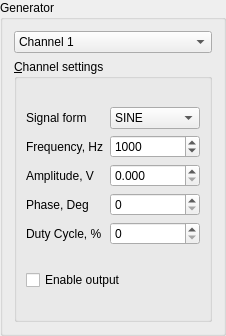
<?xml version="1.0" encoding="UTF-8"?>
<ui version="4.0">
 <class>GeneratorGroupBox</class>
 <widget class="QGroupBox" name="GeneratorGroupBox">
  <property name="geometry">
   <rect>
    <x>0</x>
    <y>0</y>
    <width>219</width>
    <height>336</height>
   </rect>
  </property>
  <property name="windowTitle">
   <string>Generator</string>
  </property>
  <property name="title">
   <string>Generator</string>
  </property>
  <layout class="QVBoxLayout" name="verticalLayout">
   <item>
    <widget class="QComboBox" name="comboBoxChannel">
     <item>
      <property name="text">
       <string>Channel 1</string>
      </property>
     </item>
     <item>
      <property name="text">
       <string>Channel 2</string>
      </property>
     </item>
    </widget>
   </item>
   <item>
    <widget class="QGroupBox" name="groupBoxChannelSettings">
     <property name="title">
      <string>&amp;Channel settings</string>
     </property>
     <property name="checkable">
      <bool>false</bool>
     </property>
     <property name="checked">
      <bool>false</bool>
     </property>
     <layout class="QVBoxLayout" name="verticalLayout_2">
      <item>
       <layout class="QGridLayout" name="gridLayout">
        <item row="0" column="0">
         <widget class="QLabel" name="label">
          <property name="text">
           <string>Signal form</string>
          </property>
         </widget>
        </item>
        <item row="0" column="1">
         <widget class="QComboBox" name="comboBoxForm">
          <item>
           <property name="text">
            <string>SINE</string>
           </property>
          </item>
          <item>
           <property name="text">
            <string>SQUARE</string>
           </property>
          </item>
          <item>
           <property name="text">
            <string>TRIANGLE</string>
           </property>
          </item>
          <item>
           <property name="text">
            <string>SAWU</string>
           </property>
          </item>
          <item>
           <property name="text">
            <string>SAWD</string>
           </property>
          </item>
          <item>
           <property name="text">
            <string>DC</string>
           </property>
          </item>
          <item>
           <property name="text">
            <string>PWM</string>
           </property>
          </item>
         </widget>
        </item>
        <item row="1" column="0">
         <widget class="QLabel" name="label_2">
          <property name="text">
           <string>Frequency, Hz</string>
          </property>
         </widget>
        </item>
        <item row="1" column="1">
         <widget class="QSpinBox" name="spinBoxFreq">
          <property name="minimum">
           <number>1</number>
          </property>
          <property name="maximum">
           <number>1000000</number>
          </property>
          <property name="value">
           <number>1000</number>
          </property>
         </widget>
        </item>
        <item row="2" column="0">
         <widget class="QLabel" name="label_3">
          <property name="text">
           <string>Amplitude, V</string>
          </property>
         </widget>
        </item>
        <item row="2" column="1">
         <widget class="QDoubleSpinBox" name="doubleSpinBoxAmpl">
          <property name="decimals">
           <number>3</number>
          </property>
          <property name="maximum">
           <double>1.000000000000000</double>
          </property>
          <property name="singleStep">
           <double>0.001000000000000</double>
          </property>
         </widget>
        </item>
        <item row="3" column="0">
         <widget class="QLabel" name="label_4">
          <property name="text">
           <string>Phase, Deg</string>
          </property>
         </widget>
        </item>
        <item row="3" column="1">
         <widget class="QSpinBox" name="spinBoxPhase">
          <property name="maximum">
           <number>360</number>
          </property>
         </widget>
        </item>
        <item row="4" column="0">
         <widget class="QLabel" name="label_5">
          <property name="text">
           <string>Duty Cycle, %</string>
          </property>
         </widget>
        </item>
        <item row="4" column="1">
         <widget class="QSpinBox" name="spinBoxDutyCycle">
          <property name="maximum">
           <number>100</number>
          </property>
         </widget>
        </item>
       </layout>
      </item>
      <item>
       <widget class="QCheckBox" name="checkBoxChannelEnabled">
        <property name="text">
         <string>Enable output</string>
        </property>
       </widget>
      </item>
     </layout>
    </widget>
   </item>
  </layout>
 </widget>
 <resources/>
 <connections/>
</ui>
